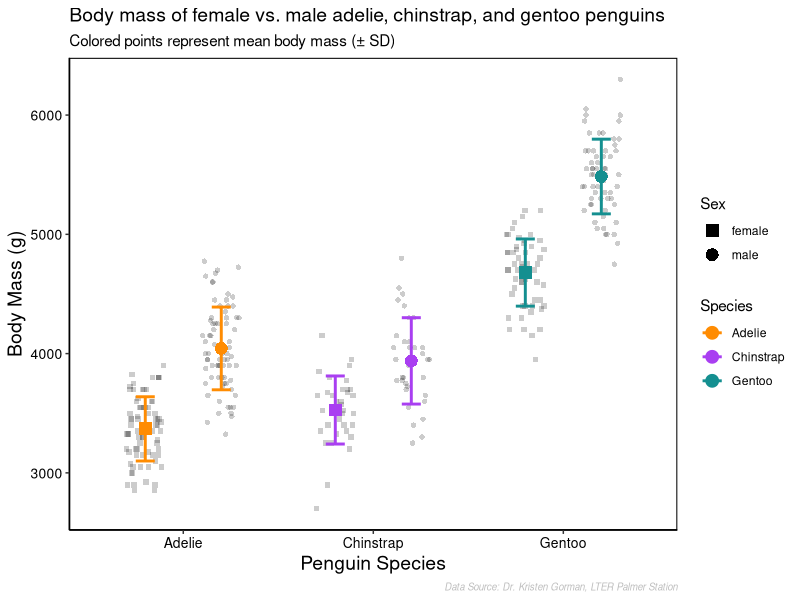

Recreate this plot in R.
## ---- chunk 1
knitr::opts_chunk$set(echo = TRUE)
library(tidyverse)
## ---- chunk 2
a <- data.frame(month = c("October", "November", "December", "January", "February"),
                season = c("Fall", "Fall", "Winter", "Winter", "Winter"),
                daylight_savings = c("yes", "partly", "no", "no", "no"))
b <- data.frame(month = c("October", "December", "February"),
                season = c("Fall", "Winter", "Winter"),
                daylight_savings = c("yes", "no", "no"))
x <- anti_join(a, b)
#or
y <- setdiff(a, b)
## ---- chunk 3
##~~~~~~~~~~~~~~~~~~~~~~~~~~~
##  ~ vector of animals  ----
##~~~~~~~~~~~~~~~~~~~~~~~~~~~
animals <- c("blue tang", "red panda", "Blue jay",
             "green sea turtle", "blue morpho butterfly", 
             "Blue iguana", "Red squirrel")
##~~~~~~~~~~~~~~~~~~~~~~~~~~~~~~~~~~~~~~~~~~~~~~~~~~~~~~~~~~~~~~~
##  ~ initialize empty vector to store blue-colored animals  ----
##~~~~~~~~~~~~~~~~~~~~~~~~~~~~~~~~~~~~~~~~~~~~~~~~~~~~~~~~~~~~~~~
blue_animals <- c()
##~~~~~~~~~~~~~~~~~~~~~~~~~~~~~~~~~~~~~~~~~~~~~~~
##  ~ sort blue animals into their own list  ----
##~~~~~~~~~~~~~~~~~~~~~~~~~~~~~~~~~~~~~~~~~~~~~~~
for (i in 1:length(animals)){
  current_animal <- animals[i]
  if(isTRUE(str_detect(current_animal, "blue"))){
    message("The '", current_animal, "' is a blue animal")
    blue_animals <- current_animal
  }
}

# fix
for (i in 1:length(animals)){
  current_animal <- animals[i]
  if(isTRUE(str_detect(current_animal, "(?i)blue"))){
    message("The '", current_animal, "' is a blue animal")
    blue_animals <- append(blue_animals, current_animal)
  }
}
print(blue_animals)
## ---- chunk 4
library(tidyverse)
library(palmerpenguins)
ggplot(data = na.omit(penguins), aes(x = species, y = body_mass_g, shape = sex)) +
  geom_point(alpha = 0.2, position = position_jitterdodge(dodge.width = 0.8)) + 
  # means & standard devs
  stat_summary(mapping = aes(color = species),
               fun = "mean", geom = "point", size = 4,
               position = position_dodge(width = 0.8)) +
  stat_summary(mapping = aes(color = species),
               fun = "mean", geom = "errorbar", size = 1, width = 0.2,
               fun.max = function(x) mean(x) + sd(x),
               fun.min = function(x) mean(x) - sd(x),
               position = position_dodge(width = 0.8)) +
  # change colors/shapes
  scale_color_manual(values = c("#FF8C02", "#A93FF1", "#148F90"), name = "Species") + 
  scale_shape_manual(values = c(15, 16), name = "Sex") + 
  # add nicer axis labels + title + caption
  labs(x = "Penguin Species", 
       y = "Body Mass (g)",
       title = "Body mass of female vs. male adelie, chinstrap, and gentoo penguins",
       subtitle = "Colored points represent mean body mass (± SD)",
       caption = "Data Source: Dr. Kristen Gorman, LTER Palmer Station") +
  theme_classic() + 
  theme(
        plot.title = element_text(hjust = 0, size = 14),
        axis.text = element_text(color = "black", size = 10),
        axis.title = element_text(color = "black", size = 14),
        plot.caption = element_text(size = 7, hjust = 1, color = "gray", face = "italic"),
        panel.border = element_rect(color = "black", size = 0.7, fill = NA))
